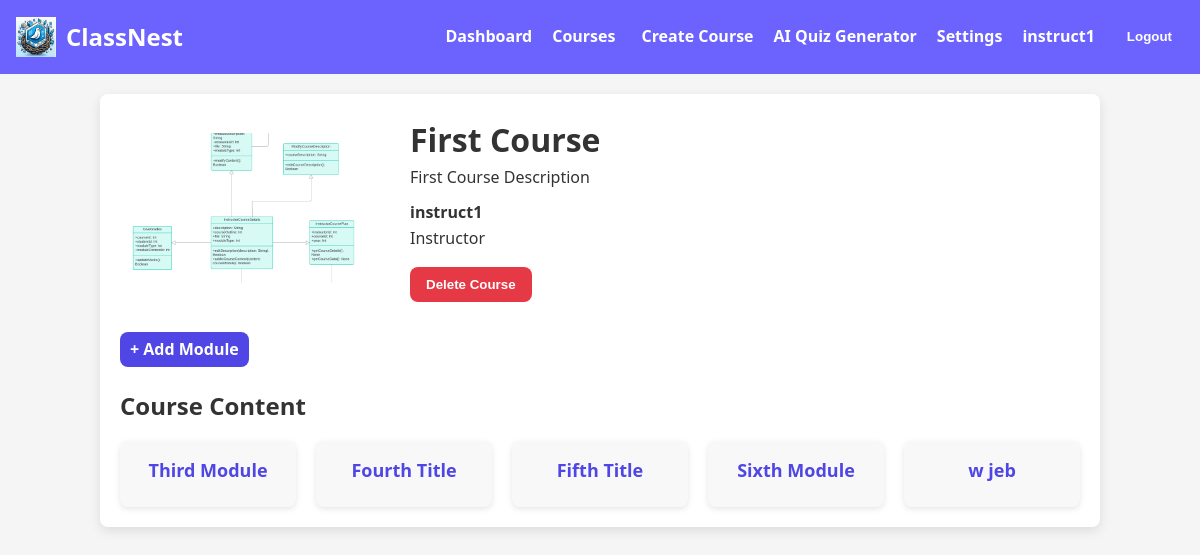
The app's page /course/13/ (signed in) with its own data.
### classnest_Base/models.py (models this page shows, shortened)
class Course(models.Model):
    title = models.CharField(max_length=255)
    description = models.TextField()
    instructor = models.ForeignKey(User, on_delete=models.CASCADE, related_name='instructed_courses')
    students = models.ManyToManyField(User, related_name='enrolled_courses', blank=True)
    thumbnail = models.ImageField(upload_to='course_thumbnails/', blank=True, null=True)  # Add this line

class Module(models.Model):
    title = models.CharField(max_length=255)
    course = models.ForeignKey(Course, on_delete=models.CASCADE)
    created_at = models.DateTimeField(auto_now_add=True)

### classnest_Base/views.py (the view)
# urls.py: path('course/<int:course_id>/', views.course_detail_view, name='course-detail'),
@login_required
def course_detail_view(request, course_id):
    course = get_object_or_404(Course, id=course_id)
    is_instructor = request.user.groups.filter(name='Instructor').exists()
    modules = Module.objects.filter(course=course)
    if request.method == "POST" and 'enroll' in request.POST:
        if not is_instructor:
            course.students.add(request.user)
            messages.success(request, "You have successfully enrolled in the course.")
            return redirect('dashboard')
    return render(request, 'classnest_Base/course_detail.html', {
        'course': course,
        'is_instructor': is_instructor,
        'modules': modules
    })

### classnest_Base/templates/classnest_Base/course_detail.html (shortened to what this page needs)
<!DOCTYPE html>
<html lang="en">
<head>
  {% load static %}
  <link rel="stylesheet" href="{% static 'classnest_Base/css/dashboard_styles.css' %}">
  <link rel="stylesheet" href="{% static 'classnest_Base/css/course_detail.css' %}">
  <link rel="stylesheet" href="{% static 'classnest_Base/css/modal_styles.css' %}">
</head>
<body>
  <header class="navbar">
    <div class="navbar-container">
      <div class="logo">
        <img src="{% static 'classnest_Base/img/app_icon.png' %}" alt="Logo Icon" class="logo-icon">
        ClassNest
      </div>
      <nav class="nav-links">
        <a href="{% url 'dashboard' %}">Dashboard</a>
        <a href="{% url 'courses' %}">Courses</a>
        {% if is_instructor %}
          <a href="{% url 'create-course' %}" class="create-course-btn">
             Create Course
          </a>
        {% endif %}
        <a href="#">AI Quiz Generator</a>
        <a href="{% url 'password_change' %}">Settings</a>
        <span class="user-info">{{ request.user.username }}</span>
        <form action="{% url 'logout' %}" method="post" style="display: inline;">
          <button type="submit" class="logout-btn">Logout</button>
        </form>
      </nav>
    </div>
  </header>
  <div class="course-detail-container">
    <div class="course-header">
      <img src="{{ course.thumbnail.url }}" alt="{{ course.title }} Thumbnail" class="course-thumbnail-large">
      <div class="course-info">
        <div class="course-title-container">
          <h1>{{ course.title }}</h1>
        </div>
        <p>{{ course.description }}</p>
        <div class="instructor-info">
          <div>
            <h4>{{ course.instructor.username }}</h4>
            <p>Instructor</p>
          </div>
        </div>
        <div class="course-actions">
          {% if is_instructor %}
            <button class="delete-course-btn" onclick="showDeleteConfirmation()">Delete Course</button>
          {% endif %}
        </div>
      </div>
    </div>
    <div class="modules-section">
      {% if request.user == course.instructor %}
        <a href="{% url 'add-module' course.id %}" class="add-module-btn" style="margin-bottom: 20px;">+ Add Module</a>
      {% endif %}
      <h2>Course Content</h2>
      {% if modules %}
        <div class="modules-list">
          {% for module in modules %}
            <div class="module">
              <a href="{% url 'module-detail' module.id %}">
                <h3>{{ module.title }}</h3>
              </a>
            </div>
          {% endfor %}
        </div>
      {% else %}
        <p>No modules created yet.</p>
      {% endif %}
    </div>
  </div>
</body>
</html>

### classnest_Base/static/classnest_Base/css/dashboard_styles.css (style rules this page uses)
* { margin: 0; padding: 0; box-sizing: border-box; }
body { font-family: 'Segoe UI', Tahoma, Geneva, Verdana, sans-serif; background-color: #f8f9fa; color: #333; padding: 0; line-height: 1.6; }
.navbar { background-color: #6c63ff; color: #fff; padding: 16px; text-align: center; }
.navbar-container { max-width: 1200px; margin: 0 auto; display: flex; justify-content: space-between; align-items: center; }
.logo { font-size: 24px; font-weight: bold; }
.nav-links { display: flex; align-items: center; gap: 20px; }
.nav-links a, .user-info { color: #fff; text-decoration: none; font-weight: bold; }
.create-course-btn { padding: 8px 0px; border-radius: 6px; font-weight: bold; color: #fff; text-decoration: none; display: flex; align-items: center; gap: 6px; transition: background-color 0.3s ease; }
.user-info { font-weight: bold; }
.logo { display: flex; align-items: center; font-size: 24px; font-weight: bold; }
.logo-icon { width: 40px; height: 40px; margin-right: 10px; }
.logout-btn { background-color: #6c63ff; color: #fff; border: none; padding: 6px 12px; border-radius: 4px; cursor: pointer; font-weight: bolder; transition: background-color 0.3s ease; }

### classnest_Base/static/classnest_Base/css/course_detail.css (style rules this page uses)
* { margin: 0; padding: 0; box-sizing: border-box; }
body { font-family: 'Segoe UI', Tahoma, Geneva, Verdana, sans-serif; background-color: #f5f5f5; color: #333; line-height: 1.6; margin: 0; padding: 0; }
.navbar { background-color: #6c63ff; color: #fff; padding: 16px; text-align: center; }
.navbar-container { max-width: 1200px; margin: 0 auto; display: flex; justify-content: space-between; align-items: center; }
.logo { display: flex; align-items: center; font-size: 24px; font-weight: bold; }
.logo-icon { width: 40px; height: 40px; margin-right: 10px; }
.nav-links { display: flex; gap: 20px; }
.nav-links a { color: #fff; text-decoration: none; font-weight: bold; transition: color 0.3s; }
.course-detail-container { max-width: 1000px; margin: 20px auto; padding: 20px; background: #fff; border-radius: 8px; box-shadow: 0 4px 12px rgba(0, 0, 0, 0.1); }
.course-header { display: flex; flex-wrap: wrap; gap: 20px; }
.course-thumbnail-large { width: 250px; height: 150px; border-radius: 8px; object-fit: cover; }
.course-info { flex: 1; }
.instructor-info { display: flex; align-items: center; gap: 10px; margin-top: 10px; }
.course-actions { margin-top: 15px; }
.delete-course-btn { background-color: #e63946; color: white; border: none; padding: 10px 16px; border-radius: 8px; font-weight: bold; cursor: pointer; transition: background-color 0.3s, transform 0.2s; text-align: center; }
.add-module-btn { background-color: #4f46e5; color: white; padding: 5px 10px; border: none; border-radius: 8px; font-weight: bold; text-decoration: none; transition: background-color 0.3s, transform 0.2s; display: inline-block; text-align: center; cursor: pointer; }
.modules-section { margin-top: 30px; }
.modules-list { display: grid; grid-template-columns: repeat(auto-fit, minmax(150px, 1fr)); gap: 20px; margin-top: 15px; }
.module { background-color: #f8f8f8; padding: 15px; border-radius: 8px; box-shadow: 0 2px 6px rgba(0, 0, 0, 0.1); transition: transform 0.3s, box-shadow 0.3s; text-align: center; cursor: pointer; }
.module h3 { font-size: 18px; color: #4f46e5; margin-bottom: 8px; text-decoration: none; }
.module a { text-decoration: none; color: #4f46e5; }
.logout-btn { background-color: #6c63ff; color: #fff; border: none; padding: 6px 12px; border-radius: 4px; cursor: pointer; font-weight: bold; transition: background-color 0.3s ease; }
.course-header { display: flex; align-items: center; justify-content: space-between; }
.course-info { flex-grow: 1; margin-left: 20px; }

### records on screen
Course: thumbnail (picture), title "First Course", description "First Course Description", instructor.username "instruct1"
Module: title "Third Module"
Module: title "Fourth Title"
Module: title "Fifth Title"
Module: title "Sixth Module"
Module: title "w jeb"

### other values on screen
{{ request.user.username }} "instruct1"
